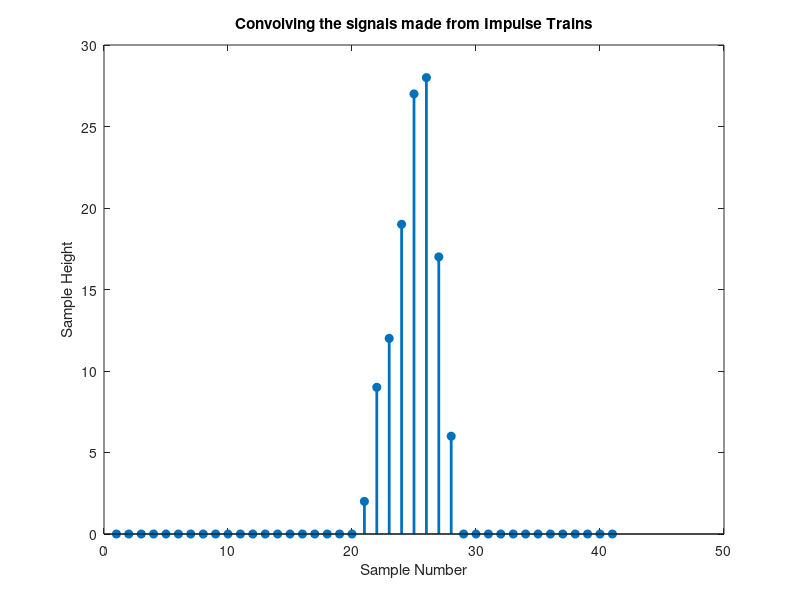

Source code (MATLAB):
N = -10:10;
imp = [zeros(1, 10) 1 zeros(1, 10)];
h = zeros(1, 21);
x = h;
for n = 8:15
    h(n) = 2*imp(n) + imp(n-1)+ 2*imp(n-2)+ 4*imp(n-3)+ 3*imp(n-4);
    x(n) = imp(n) + 4*imp(n-1)+ 3*imp(n-2)+ 2*imp(n-3);
end
c = conv(h, x);

stem(c, 'filled', 'linewidth', 2);
title('Convolving the signals made from Impulse Trains');
xlabel('Sample Number');
ylabel('Sample Height');
